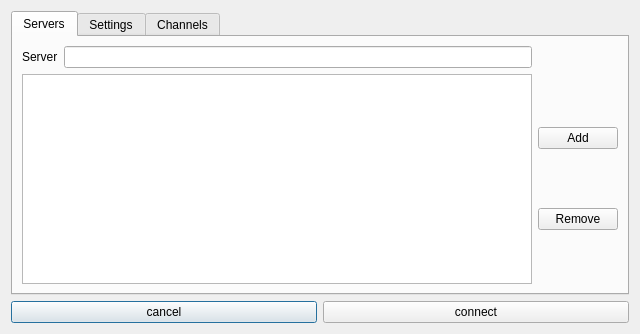
<?xml version="1.0" encoding="UTF-8"?>
<ui version="4.0">
 <class>ServerDlg</class>
 <widget class="QDialog" name="ServerDlg">
  <property name="geometry">
   <rect>
    <x>0</x>
    <y>0</y>
    <width>640</width>
    <height>334</height>
   </rect>
  </property>
  <property name="windowTitle">
   <string>Dialog</string>
  </property>
  <layout class="QGridLayout" name="gridLayout">
   <item row="1" column="0">
    <widget class="QPushButton" name="cancel">
     <property name="text">
      <string>cancel</string>
     </property>
    </widget>
   </item>
   <item row="1" column="1">
    <widget class="QPushButton" name="pushButton_2">
     <property name="text">
      <string>connect</string>
     </property>
    </widget>
   </item>
   <item row="0" column="0" colspan="2">
    <widget class="QTabWidget" name="tabWidget">
     <property name="currentIndex">
      <number>0</number>
     </property>
     <widget class="QWidget" name="tab">
      <attribute name="title">
       <string>Servers</string>
      </attribute>
      <layout class="QGridLayout" name="gridLayout_2">
       <item row="0" column="0">
        <layout class="QHBoxLayout" name="horizontalLayout">
         <item>
          <widget class="QLabel" name="label">
           <property name="text">
            <string>Server</string>
           </property>
          </widget>
         </item>
         <item>
          <widget class="QLineEdit" name="lineEdit"/>
         </item>
        </layout>
       </item>
       <item row="1" column="0">
        <widget class="QListWidget" name="listWidget_2"/>
       </item>
       <item row="1" column="1">
        <layout class="QVBoxLayout" name="verticalLayout">
         <item>
          <widget class="QPushButton" name="pushButton_3">
           <property name="text">
            <string>Add</string>
           </property>
          </widget>
         </item>
         <item>
          <widget class="QPushButton" name="pushButton_4">
           <property name="text">
            <string>Remove</string>
           </property>
          </widget>
         </item>
        </layout>
       </item>
      </layout>
     </widget>
     <widget class="QWidget" name="tab_2">
      <attribute name="title">
       <string>Settings</string>
      </attribute>
     </widget>
     <widget class="QWidget" name="tab_3">
      <attribute name="title">
       <string>Channels</string>
      </attribute>
      <widget class="QListWidget" name="listWidget">
       <property name="geometry">
        <rect>
         <x>40</x>
         <y>40</y>
         <width>256</width>
         <height>192</height>
        </rect>
       </property>
      </widget>
     </widget>
    </widget>
   </item>
  </layout>
 </widget>
 <resources/>
 <connections/>
</ui>
